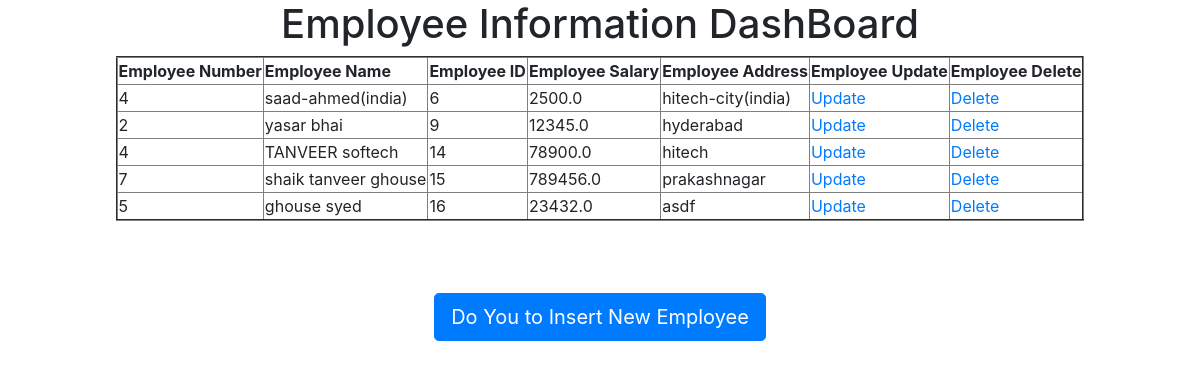
Page /show/ on the committed database.
### FBVsApp/models.py (models this page shows)
class Employee(models.Model):
    eno=models.IntegerField()
    ename=models.CharField(max_length=64)
    esal=models.FloatField()
    eaddr=models.CharField(max_length=256)

### FBVsApp/views.py (the view)
# urls.py: url('show/',views.show_view),
def show_view(request):
    employees=Employee.objects.all()
    return render(request,'index.html',{'employees':employees})

### FBVsAccountApp/templates/index.html
<!DOCTYPE html>
{% extends 'base.html' %}
{% block body_block%}
<h1>Employee Information DashBoard</h1>
<table border='2'>
<thead>
<th>Employee Number</th>
<th>Employee Name</th>
<th>Employee ID</th>
<th>Employee Salary</th>
<th>Employee Address</th>
<th>Employee Update</th>
<th>Employee Delete</th>
</thead>
{%for emp in employees%}
<tr>
   <td>{{emp.eno}}</td>
   <td>{{emp.ename}}</td>
   <td>{{emp.id}}</td>
   <td>{{emp.esal}}</td>
   <td>{{emp.eaddr}}</td>
   <td><a  href="/update/{{emp.id}}">Update</a></td>
   <td><a  href="/delete/{{emp.id}}">Delete</a></td>
</tr>
{%endfor%}
</table><br><br><br>
  <a href="/insert" class='btn btn-primary btn-lg'>Do You to Insert New Employee</a>
{% endblock%}

### FBVsAccountApp/templates/base.html (shortened to what this page needs)
<!DOCTYPE html>
<html lang="en" dir="ltr">
 <head>
<link rel="stylesheet" href="https://stackpath.bootstrapcdn.com/bootstrap/4.4.1/css/bootstrap.min.css">
 </head>
<body>
 <div class="container" align='center'>
   {% block body_block%}
   {% endblock%}
 </div>
</body>
</html>

### rows in the picture
Employee: eno "4", ename "saad-ahmed(india)", id "6", esal "2500.0", eaddr "hitech-city(india)"
Employee: eno "2", ename "yasar bhai", id "9", esal "12345.0", eaddr "hyderabad"
Employee: eno "4", ename "TANVEER softech", id "14", esal "78900.0", eaddr "hitech"
Employee: eno "7", ename "shaik tanveer ghouse", id "15", esal "789456.0", eaddr "prakashnagar"
Employee: eno "5", ename "ghouse syed", id "16", esal "23432.0", eaddr "asdf"
